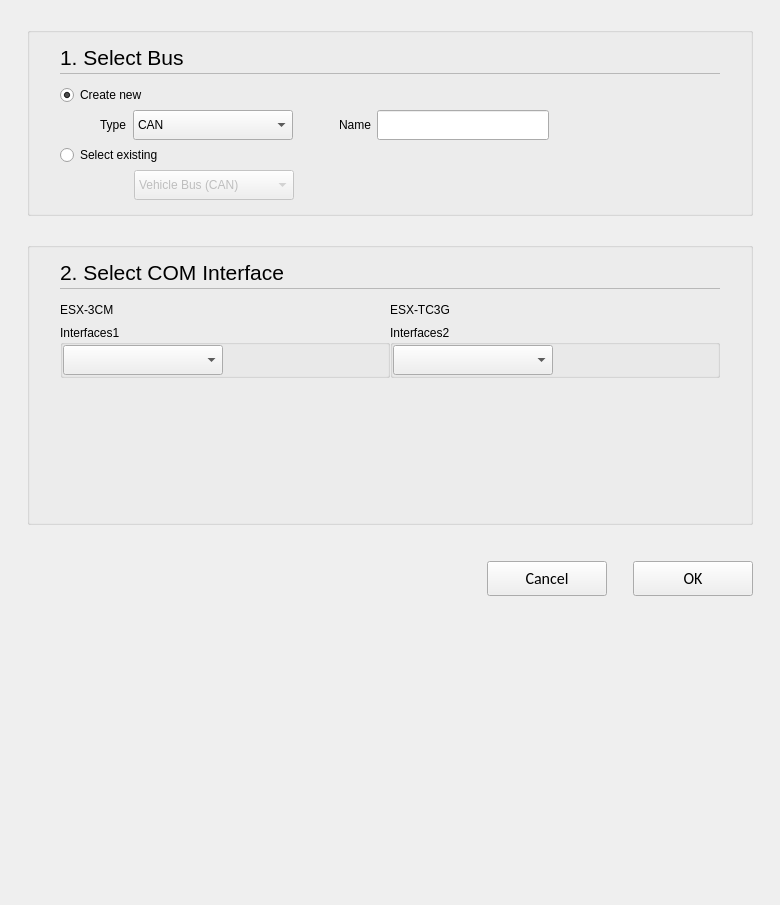
<?xml version="1.0" encoding="UTF-8"?>
<ui version="4.0">
 <class>C_SdNodeToNodeConnectionSetupWidget</class>
 <widget class="QWidget" name="C_SdNodeToNodeConnectionSetupWidget">
  <property name="geometry">
   <rect>
    <x>0</x>
    <y>0</y>
    <width>780</width>
    <height>905</height>
   </rect>
  </property>
  <property name="windowTitle">
   <string>Form</string>
  </property>
  <layout class="QVBoxLayout" name="verticalLayout" stretch="0,0,1,0,0,1">
   <property name="leftMargin">
    <number>27</number>
   </property>
   <property name="topMargin">
    <number>27</number>
   </property>
   <property name="rightMargin">
    <number>27</number>
   </property>
   <property name="bottomMargin">
    <number>27</number>
   </property>
   <item>
    <widget class="QGroupBox" name="pc_GroupBoxGeneral_3">
     <property name="styleRole" stdset="0">
      <string>default</string>
     </property>
     <property name="title">
      <string/>
     </property>
     <layout class="QHBoxLayout" name="horizontalLayout_9">
      <property name="leftMargin">
       <number>30</number>
      </property>
      <property name="rightMargin">
       <number>30</number>
      </property>
      <property name="bottomMargin">
       <number>13</number>
      </property>
      <item>
       <layout class="QVBoxLayout" name="verticalLayout_4">
        <property name="spacing">
         <number>0</number>
        </property>
        <property name="sizeConstraint">
         <enum>QLayout::SetMinimumSize</enum>
        </property>
        <item>
         <layout class="QHBoxLayout" name="horizontalLayout_10" stretch="0,1">
          <property name="spacing">
           <number>6</number>
          </property>
          <item>
           <widget class="stw::opensyde_gui_elements::C_OgeLabContextMenuBase" name="pc_LabelBusHeading">
            <property name="styleRole" stdset="0">
             <string>heading-group-bold</string>
            </property>
            <property name="minimumSize">
             <size>
              <width>0</width>
              <height>30</height>
             </size>
            </property>
            <property name="maximumSize">
             <size>
              <width>16777215</width>
              <height>30</height>
             </size>
            </property>
            <property name="font">
             <font>
              <family>Segoe UI</family>
              <pointsize>16</pointsize>
             </font>
            </property>
            <property name="text">
             <string>1. Select Bus</string>
            </property>
           </widget>
          </item>
          <item>
           <spacer name="horizontalSpacer_9">
            <property name="orientation">
             <enum>Qt::Horizontal</enum>
            </property>
            <property name="sizeHint" stdset="0">
             <size>
              <width>40</width>
              <height>1</height>
             </size>
            </property>
           </spacer>
          </item>
         </layout>
        </item>
        <item>
         <layout class="QHBoxLayout" name="horizontalLayout_18" stretch="1">
          <property name="spacing">
           <number>0</number>
          </property>
          <property name="topMargin">
           <number>1</number>
          </property>
          <property name="bottomMargin">
           <number>0</number>
          </property>
          <item>
           <widget class="stw::opensyde_gui_elements::C_OgeFraSeparator" name="frame_3">
            <property name="minimumSize">
             <size>
              <width>0</width>
              <height>1</height>
             </size>
            </property>
            <property name="maximumSize">
             <size>
              <width>16777215</width>
              <height>1</height>
             </size>
            </property>
            <property name="frameShape">
             <enum>QFrame::StyledPanel</enum>
            </property>
            <property name="frameShadow">
             <enum>QFrame::Raised</enum>
            </property>
           </widget>
          </item>
         </layout>
        </item>
        <item>
         <layout class="QHBoxLayout" name="horizontalLayout_11" stretch="0">
          <property name="spacing">
           <number>0</number>
          </property>
          <property name="topMargin">
           <number>6</number>
          </property>
          <item>
           <layout class="QVBoxLayout" name="verticalLayout_11">
            <item>
             <widget class="stw::opensyde_gui_elements::C_OgeRabProperties" name="pc_RadioButtonCreateNew">
              <property name="minimumSize">
               <size>
                <width>0</width>
                <height>30</height>
               </size>
              </property>
              <property name="maximumSize">
               <size>
                <width>16777215</width>
                <height>30</height>
               </size>
              </property>
              <property name="text">
               <string>Create new </string>
              </property>
              <property name="checked">
               <bool>true</bool>
              </property>
             </widget>
            </item>
            <item>
             <layout class="QHBoxLayout" name="horizontalLayout_12">
              <property name="spacing">
               <number>6</number>
              </property>
              <item>
               <spacer name="horizontalSpacer_11">
                <property name="orientation">
                 <enum>Qt::Horizontal</enum>
                </property>
                <property name="sizeType">
                 <enum>QSizePolicy::Fixed</enum>
                </property>
                <property name="sizeHint" stdset="0">
                 <size>
                  <width>40</width>
                  <height>1</height>
                 </size>
                </property>
               </spacer>
              </item>
              <item>
               <layout class="QVBoxLayout" name="verticalLayout_5" stretch="1,0">
                <item>
                 <widget class="stw::opensyde_gui_elements::C_OgeLabToolTipBase" name="pc_LabelBusType">
                  <property name="styleRole" stdset="0">
                   <string>group-item</string>
                  </property>
                  <property name="text">
                   <string>Type</string>
                  </property>
                 </widget>
                </item>
                <item>
                 <spacer name="verticalSpacer_3">
                  <property name="orientation">
                   <enum>Qt::Vertical</enum>
                  </property>
                  <property name="sizeHint" stdset="0">
                   <size>
                    <width>20</width>
                    <height>1</height>
                   </size>
                  </property>
                 </spacer>
                </item>
               </layout>
              </item>
              <item>
               <widget class="stw::opensyde_gui_elements::C_OgeCbxText" name="pc_ComboBoxBusType">
                <property name="minimumSize">
                 <size>
                  <width>160</width>
                  <height>30</height>
                 </size>
                </property>
                <item>
                 <property name="text">
                  <string>CAN</string>
                 </property>
                </item>
                <item>
                 <property name="text">
                  <string>Ethernet</string>
                 </property>
                </item>
               </widget>
              </item>
              <item>
               <spacer name="horizontalSpacer_15">
                <property name="orientation">
                 <enum>Qt::Horizontal</enum>
                </property>
                <property name="sizeType">
                 <enum>QSizePolicy::Fixed</enum>
                </property>
                <property name="sizeHint" stdset="0">
                 <size>
                  <width>40</width>
                  <height>1</height>
                 </size>
                </property>
               </spacer>
              </item>
              <item>
               <layout class="QVBoxLayout" name="verticalLayout_7" stretch="1,0">
                <item>
                 <widget class="stw::opensyde_gui_elements::C_OgeLabToolTipBase" name="pc_LabelBusName">
                  <property name="styleRole" stdset="0">
                   <string>group-item</string>
                  </property>
                  <property name="text">
                   <string>Name</string>
                  </property>
                 </widget>
                </item>
                <item>
                 <spacer name="verticalSpacer_6">
                  <property name="orientation">
                   <enum>Qt::Vertical</enum>
                  </property>
                  <property name="sizeHint" stdset="0">
                   <size>
                    <width>20</width>
                    <height>1</height>
                   </size>
                  </property>
                 </spacer>
                </item>
               </layout>
              </item>
              <item>
               <widget class="stw::opensyde_gui_elements::C_OgeLeProperties" name="pc_LineEditBusName">
                <property name="minimumSize">
                 <size>
                  <width>0</width>
                  <height>30</height>
                 </size>
                </property>
                <property name="maximumSize">
                 <size>
                  <width>16777215</width>
                  <height>30</height>
                 </size>
                </property>
               </widget>
              </item>
              <item>
               <spacer name="horizontalSpacer_10">
                <property name="orientation">
                 <enum>Qt::Horizontal</enum>
                </property>
                <property name="sizeHint" stdset="0">
                 <size>
                  <width>40</width>
                  <height>1</height>
                 </size>
                </property>
               </spacer>
              </item>
             </layout>
            </item>
            <item>
             <widget class="stw::opensyde_gui_elements::C_OgeRabProperties" name="pc_RadioButtonSelectExisting">
              <property name="minimumSize">
               <size>
                <width>0</width>
                <height>30</height>
               </size>
              </property>
              <property name="maximumSize">
               <size>
                <width>16777215</width>
                <height>30</height>
               </size>
              </property>
              <property name="text">
               <string>Select existing</string>
              </property>
             </widget>
            </item>
            <item>
             <layout class="QHBoxLayout" name="horizontalLayout_13">
              <property name="spacing">
               <number>6</number>
              </property>
              <item>
               <spacer name="horizontalSpacer_12">
                <property name="orientation">
                 <enum>Qt::Horizontal</enum>
                </property>
                <property name="sizeType">
                 <enum>QSizePolicy::Fixed</enum>
                </property>
                <property name="sizeHint" stdset="0">
                 <size>
                  <width>74</width>
                  <height>1</height>
                 </size>
                </property>
               </spacer>
              </item>
              <item>
               <widget class="stw::opensyde_gui_elements::C_OgeCbxText" name="pc_ComboBoxExistingBus">
                <property name="enabled">
                 <bool>false</bool>
                </property>
                <property name="minimumSize">
                 <size>
                  <width>160</width>
                  <height>30</height>
                 </size>
                </property>
                <item>
                 <property name="text">
                  <string>Vehicle Bus (CAN)</string>
                 </property>
                </item>
                <item>
                 <property name="text">
                  <string>Main Bus (Ethernet)</string>
                 </property>
                </item>
               </widget>
              </item>
              <item>
               <spacer name="horizontalSpacer_13">
                <property name="orientation">
                 <enum>Qt::Horizontal</enum>
                </property>
                <property name="sizeHint" stdset="0">
                 <size>
                  <width>40</width>
                  <height>1</height>
                 </size>
                </property>
               </spacer>
              </item>
             </layout>
            </item>
           </layout>
          </item>
         </layout>
        </item>
       </layout>
      </item>
     </layout>
    </widget>
   </item>
   <item>
    <spacer name="verticalSpacer_5">
     <property name="orientation">
      <enum>Qt::Vertical</enum>
     </property>
     <property name="sizeType">
      <enum>QSizePolicy::Fixed</enum>
     </property>
     <property name="sizeHint" stdset="0">
      <size>
       <width>20</width>
       <height>20</height>
      </size>
     </property>
    </spacer>
   </item>
   <item>
    <widget class="QGroupBox" name="pc_GroupBoxGeneral">
     <property name="styleRole" stdset="0">
      <string>default</string>
     </property>
     <property name="title">
      <string/>
     </property>
     <layout class="QHBoxLayout" name="horizontalLayout_2">
      <property name="leftMargin">
       <number>30</number>
      </property>
      <property name="rightMargin">
       <number>30</number>
      </property>
      <property name="bottomMargin">
       <number>13</number>
      </property>
      <item>
       <layout class="QVBoxLayout" name="verticalLayout_2">
        <property name="spacing">
         <number>0</number>
        </property>
        <property name="sizeConstraint">
         <enum>QLayout::SetMinimumSize</enum>
        </property>
        <item>
         <layout class="QHBoxLayout" name="horizontalLayout_3" stretch="0,1">
          <property name="spacing">
           <number>6</number>
          </property>
          <item>
           <widget class="stw::opensyde_gui_elements::C_OgeLabContextMenuBase" name="pc_LabelInterfaceHeading">
            <property name="styleRole" stdset="0">
             <string>heading-group-bold</string>
            </property>
            <property name="minimumSize">
             <size>
              <width>0</width>
              <height>30</height>
             </size>
            </property>
            <property name="maximumSize">
             <size>
              <width>16777215</width>
              <height>30</height>
             </size>
            </property>
            <property name="font">
             <font>
              <family>Segoe UI</family>
              <pointsize>16</pointsize>
             </font>
            </property>
            <property name="text">
             <string>2. Select COM Interface</string>
            </property>
           </widget>
          </item>
          <item>
           <spacer name="horizontalSpacer_6">
            <property name="orientation">
             <enum>Qt::Horizontal</enum>
            </property>
            <property name="sizeHint" stdset="0">
             <size>
              <width>40</width>
              <height>1</height>
             </size>
            </property>
           </spacer>
          </item>
         </layout>
        </item>
        <item>
         <layout class="QHBoxLayout" name="horizontalLayout_16" stretch="1">
          <property name="spacing">
           <number>0</number>
          </property>
          <property name="topMargin">
           <number>1</number>
          </property>
          <property name="bottomMargin">
           <number>0</number>
          </property>
          <item>
           <widget class="stw::opensyde_gui_elements::C_OgeFraSeparator" name="frame">
            <property name="minimumSize">
             <size>
              <width>0</width>
              <height>1</height>
             </size>
            </property>
            <property name="maximumSize">
             <size>
              <width>16777215</width>
              <height>1</height>
             </size>
            </property>
            <property name="frameShape">
             <enum>QFrame::StyledPanel</enum>
            </property>
            <property name="frameShadow">
             <enum>QFrame::Raised</enum>
            </property>
           </widget>
          </item>
         </layout>
        </item>
        <item>
         <layout class="QHBoxLayout" name="horizontalLayout" stretch="1,1">
          <property name="spacing">
           <number>0</number>
          </property>
          <property name="topMargin">
           <number>6</number>
          </property>
          <item>
           <layout class="QVBoxLayout" name="verticalLayout_9" stretch="0,0,1">
            <item>
             <layout class="QHBoxLayout" name="horizontalLayout_8" stretch="0,1">
              <item>
               <widget class="QLabel" name="pc_LabelNode1Interfaces">
     <property name="styleRole" stdset="0">
      <string>properties-sub-heading</string>
     </property>
                <property name="minimumSize">
                 <size>
                  <width>0</width>
                  <height>30</height>
                 </size>
                </property>
                <property name="maximumSize">
                 <size>
                  <width>16777215</width>
                  <height>30</height>
                 </size>
                </property>
                <property name="text">
                 <string>ESX-3CM</string>
                </property>
               </widget>
              </item>
              <item>
               <spacer name="horizontalSpacer_2">
                <property name="orientation">
                 <enum>Qt::Horizontal</enum>
                </property>
                <property name="sizeHint" stdset="0">
                 <size>
                  <width>40</width>
                  <height>20</height>
                 </size>
                </property>
               </spacer>
              </item>
             </layout>
            </item>
            <item>
             <widget class="stw::opensyde_gui_elements::C_OgeGbxTransparent" name="pc_GroupBoxInterfaces1">
              <property name="title">
               <string>Interfaces1</string>
              </property>
              <layout class="QVBoxLayout" name="verticalLayout_15">
               <property name="spacing">
                <number>0</number>
               </property>
               <property name="leftMargin">
                <number>0</number>
               </property>
               <property name="topMargin">
                <number>0</number>
               </property>
               <property name="rightMargin">
                <number>0</number>
               </property>
               <property name="bottomMargin">
                <number>0</number>
               </property>
               <item>
                <widget class="QWidget" name="pc_InterfaceWidget1" native="true">
                 <layout class="QVBoxLayout" name="verticalLayout_14">
                  <property name="spacing">
                   <number>0</number>
                  </property>
                  <property name="leftMargin">
                   <number>0</number>
                  </property>
                  <property name="topMargin">
                   <number>0</number>
                  </property>
                  <property name="rightMargin">
                   <number>0</number>
                  </property>
                  <property name="bottomMargin">
                   <number>0</number>
                  </property>
                  <item>
                   <layout class="QHBoxLayout" name="horizontalLayout_21" stretch="0">
                    <property name="spacing">
                     <number>0</number>
                    </property>
                    <property name="topMargin">
                     <number>0</number>
                    </property>
                    <property name="bottomMargin">
                     <number>0</number>
                    </property>
                    <item>
                     <widget class="QWidget" name="widget" native="true">
                      <layout class="QHBoxLayout" name="horizontalLayout_22" stretch="0,1">
                       <property name="leftMargin">
                        <number>0</number>
                       </property>
                       <property name="topMargin">
                        <number>0</number>
                       </property>
                       <property name="rightMargin">
                        <number>0</number>
                       </property>
                       <property name="bottomMargin">
                        <number>0</number>
                       </property>
                       <item>
                        <widget class="stw::opensyde_gui_elements::C_OgeCbxText" name="pc_ComboBoxComIntf1">
                         <property name="minimumSize">
                          <size>
                           <width>160</width>
                           <height>30</height>
                          </size>
                         </property>
                        </widget>
                       </item>
                       <item>
                        <spacer name="horizontalSpacer">
                         <property name="orientation">
                          <enum>Qt::Horizontal</enum>
                         </property>
                         <property name="sizeHint" stdset="0">
                          <size>
                           <width>343</width>
                           <height>20</height>
                          </size>
                         </property>
                        </spacer>
                       </item>
                      </layout>
                     </widget>
                    </item>
                   </layout>
                  </item>
                 </layout>
                </widget>
               </item>
              </layout>
             </widget>
            </item>
            <item>
             <spacer name="verticalSpacer">
              <property name="orientation">
               <enum>Qt::Vertical</enum>
              </property>
              <property name="sizeHint" stdset="0">
               <size>
                <width>20</width>
                <height>13</height>
               </size>
              </property>
             </spacer>
            </item>
           </layout>
          </item>
          <item>
           <layout class="QVBoxLayout" name="verticalLayout_12" stretch="0,0,0">
            <item>
             <layout class="QHBoxLayout" name="horizontalLayout_15" stretch="0,1">
              <item>
               <widget class="QLabel" name="pc_LabelNode2Interfaces">
     <property name="styleRole" stdset="0">
      <string>properties-sub-heading</string>
     </property>
                <property name="minimumSize">
                 <size>
                  <width>0</width>
                  <height>30</height>
                 </size>
                </property>
                <property name="maximumSize">
                 <size>
                  <width>16777215</width>
                  <height>30</height>
                 </size>
                </property>
                <property name="text">
                 <string>ESX-TC3G</string>
                </property>
               </widget>
              </item>
              <item>
               <spacer name="horizontalSpacer_16">
                <property name="orientation">
                 <enum>Qt::Horizontal</enum>
                </property>
                <property name="sizeHint" stdset="0">
                 <size>
                  <width>40</width>
                  <height>20</height>
                 </size>
                </property>
               </spacer>
              </item>
             </layout>
            </item>
            <item>
             <widget class="stw::opensyde_gui_elements::C_OgeGbxTransparent" name="pc_GroupBoxInterfaces2">
              <property name="title">
               <string>Interfaces2</string>
              </property>
              <layout class="QVBoxLayout" name="verticalLayout_8">
               <property name="spacing">
                <number>0</number>
               </property>
               <property name="leftMargin">
                <number>0</number>
               </property>
               <property name="topMargin">
                <number>0</number>
               </property>
               <property name="rightMargin">
                <number>0</number>
               </property>
               <property name="bottomMargin">
                <number>0</number>
               </property>
               <item>
                <widget class="QWidget" name="pc_InterfaceWidget1_2" native="true">
                 <layout class="QVBoxLayout" name="verticalLayout_16">
                  <property name="spacing">
                   <number>0</number>
                  </property>
                  <property name="leftMargin">
                   <number>0</number>
                  </property>
                  <property name="topMargin">
                   <number>0</number>
                  </property>
                  <property name="rightMargin">
                   <number>0</number>
                  </property>
                  <property name="bottomMargin">
                   <number>0</number>
                  </property>
                  <item>
                   <layout class="QHBoxLayout" name="horizontalLayout_23" stretch="0">
                    <property name="spacing">
                     <number>0</number>
                    </property>
                    <property name="topMargin">
                     <number>0</number>
                    </property>
                    <property name="bottomMargin">
                     <number>0</number>
                    </property>
                    <item>
                     <widget class="QWidget" name="widget_2" native="true">
                      <layout class="QHBoxLayout" name="horizontalLayout_24" stretch="0,1">
                       <property name="leftMargin">
                        <number>0</number>
                       </property>
                       <property name="topMargin">
                        <number>0</number>
                       </property>
                       <property name="rightMargin">
                        <number>0</number>
                       </property>
                       <property name="bottomMargin">
                        <number>0</number>
                       </property>
                       <item>
                        <widget class="stw::opensyde_gui_elements::C_OgeCbxText" name="pc_ComboBoxComIntf2">
                         <property name="minimumSize">
                          <size>
                           <width>160</width>
                           <height>30</height>
                          </size>
                         </property>
                        </widget>
                       </item>
                       <item>
                        <spacer name="horizontalSpacer_5">
                         <property name="orientation">
                          <enum>Qt::Horizontal</enum>
                         </property>
                         <property name="sizeHint" stdset="0">
                          <size>
                           <width>343</width>
                           <height>20</height>
                          </size>
                         </property>
                        </spacer>
                       </item>
                      </layout>
                     </widget>
                    </item>
                   </layout>
                  </item>
                 </layout>
                </widget>
               </item>
              </layout>
             </widget>
            </item>
            <item>
             <spacer name="verticalSpacer_2">
              <property name="orientation">
               <enum>Qt::Vertical</enum>
              </property>
              <property name="sizeHint" stdset="0">
               <size>
                <width>20</width>
                <height>1</height>
               </size>
              </property>
             </spacer>
            </item>
           </layout>
          </item>
         </layout>
        </item>
       </layout>
      </item>
     </layout>
    </widget>
   </item>
   <item>
    <spacer name="pc_VerticalSpacerButtonsObove">
     <property name="orientation">
      <enum>Qt::Vertical</enum>
     </property>
     <property name="sizeType">
      <enum>QSizePolicy::Fixed</enum>
     </property>
     <property name="sizeHint" stdset="0">
      <size>
       <width>20</width>
       <height>30</height>
      </size>
     </property>
    </spacer>
   </item>
   <item>
    <layout class="QHBoxLayout" name="horizontalLayout_7">
     <item>
      <spacer name="horizontalSpacer_3">
       <property name="orientation">
        <enum>Qt::Horizontal</enum>
       </property>
       <property name="sizeHint" stdset="0">
        <size>
         <width>40</width>
         <height>20</height>
        </size>
       </property>
      </spacer>
     </item>
     <item>
      <widget class="QPushButton" name="pc_BushButtonCancel">
       <property name="styleRole" stdset="0">
        <string>cancel</string>
       </property>
       <property name="minimumSize">
        <size>
         <width>120</width>
         <height>35</height>
        </size>
       </property>
       <property name="maximumSize">
        <size>
         <width>120</width>
         <height>35</height>
        </size>
       </property>
       <property name="font">
        <font>
         <family>Calibri</family>
         <pointsize>12</pointsize>
        </font>
       </property>
       <property name="text">
        <string>Cancel</string>
       </property>
      </widget>
     </item>
     <item>
      <spacer name="horizontalSpacer_4">
       <property name="orientation">
        <enum>Qt::Horizontal</enum>
       </property>
       <property name="sizeType">
        <enum>QSizePolicy::Fixed</enum>
       </property>
       <property name="sizeHint" stdset="0">
        <size>
         <width>20</width>
         <height>20</height>
        </size>
       </property>
      </spacer>
     </item>
     <item>
      <widget class="QPushButton" name="pc_BushButtonOk">
       <property name="styleRole" stdset="0">
        <string>dialog</string>
       </property>
       <property name="minimumSize">
        <size>
         <width>120</width>
         <height>35</height>
        </size>
       </property>
       <property name="maximumSize">
        <size>
         <width>120</width>
         <height>35</height>
        </size>
       </property>
       <property name="font">
        <font>
         <family>Calibri</family>
         <pointsize>12</pointsize>
        </font>
       </property>
       <property name="text">
        <string>OK</string>
       </property>
      </widget>
     </item>
    </layout>
   </item>
   <item>
    <spacer name="verticalSpacer_7">
     <property name="orientation">
      <enum>Qt::Vertical</enum>
     </property>
     <property name="sizeType">
      <enum>QSizePolicy::Expanding</enum>
     </property>
     <property name="sizeHint" stdset="0">
      <size>
       <width>20</width>
       <height>1</height>
      </size>
     </property>
    </spacer>
   </item>
  </layout>
 </widget>
 <customwidgets>
  <customwidget>
   <class>stw::opensyde_gui_elements::C_OgeLabToolTipBase</class>
   <extends>QLabel</extends>
   <header>C_OgeLabToolTipBase.hpp</header>
  </customwidget>
  <customwidget>
   <class>stw::opensyde_gui_elements::C_OgeCbxText</class>
   <extends>QComboBox</extends>
   <header>C_OgeCbxText.hpp</header>
  </customwidget>
  <customwidget>
   <class>stw::opensyde_gui_elements::C_OgeLabContextMenuBase</class>
   <extends>QLabel</extends>
   <header>C_OgeLabContextMenuBase.hpp</header>
  </customwidget>
  <customwidget>
   <class>stw::opensyde_gui_elements::C_OgeFraSeparator</class>
   <extends>QFrame</extends>
   <header>C_OgeFraSeparator.hpp</header>
   <container>1</container>
  </customwidget>
  <customwidget>
   <class>stw::opensyde_gui_elements::C_OgeLeProperties</class>
   <extends>QLineEdit</extends>
   <header>C_OgeLeProperties.hpp</header>
  </customwidget>
  <customwidget>
   <class>stw::opensyde_gui_elements::C_OgeGbxTransparent</class>
   <extends>QGroupBox</extends>
   <header>C_OgeGbxTransparent.hpp</header>
   <container>1</container>
  </customwidget>
  <customwidget>
   <class>stw::opensyde_gui_elements::C_OgeRabProperties</class>
   <extends>QRadioButton</extends>
   <header>C_OgeRabProperties.hpp</header>
  </customwidget>
 </customwidgets>
 <resources/>
 <connections/>
</ui>
